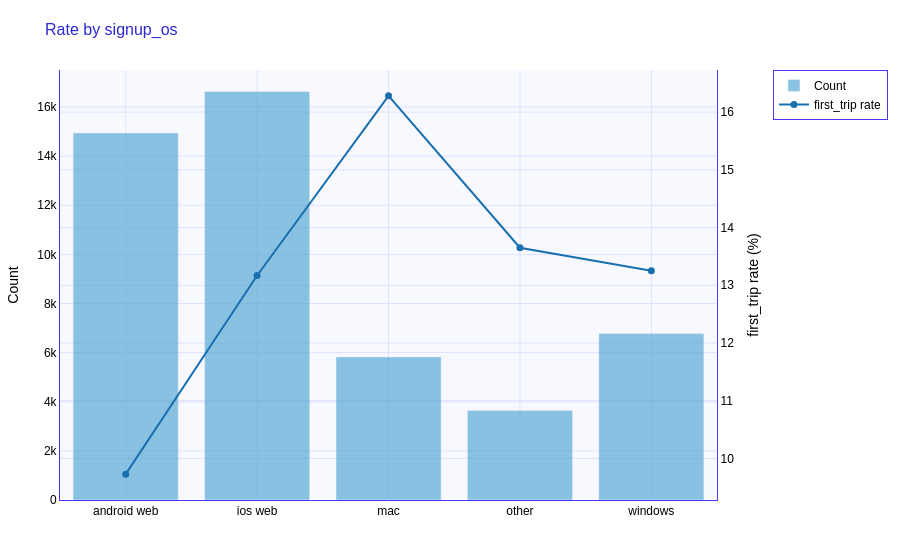
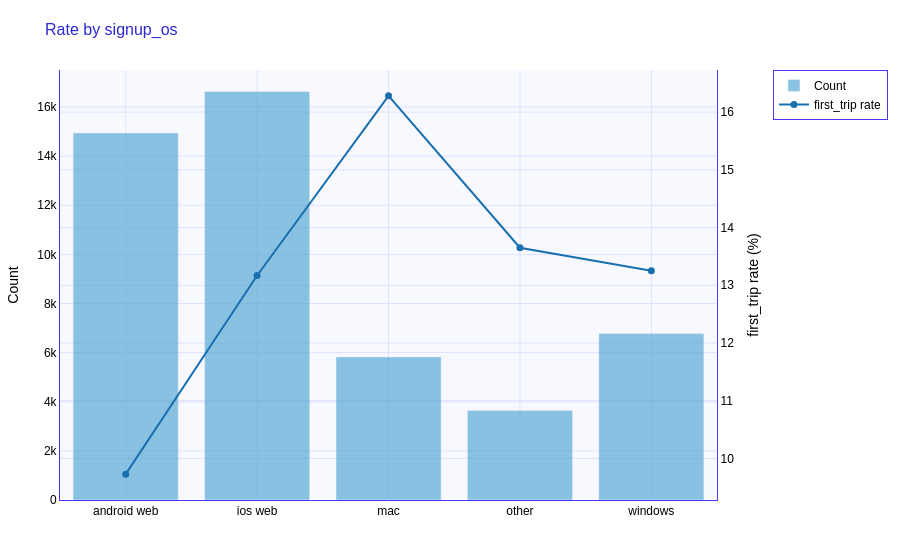

Notebook code for these charts, in order:
### Code cell
# Conversion rate by signup OS
g.rate_by('signup_os').plot()

### Figure 1 — Plotly figure (JSON) as saved in the notebook; plotly's stock layout.template omitted (floating-point values rounded to 4 significant figures)
{"data": [{"marker": {"color": "#5aaad5"}, "name": "Count", "opacity": 0.7, "type": "bar", "x": ["android web", "ios web", "mac", "other", "windows"], "xaxis": "x", "y": [14944, 16632, 5824, 3648, 6776], "yaxis": "y"}, {"line": {"color": "#1a6faf", "width": 2}, "marker": {"size": 7}, "mode": "lines+markers", "name": "first_trip rate", "text": ["9.7%", "13.2%", "16.3%", "13.7%", "13.2%"], "textposition": "top center", "type": "scatter", "x": ["android web", "ios web", "mac", "other", "windows"], "xaxis": "x", "y": [9.73, 13.17, 16.28, 13.65, 13.25], "yaxis": "y2"}], "layout": {"font": {"color": "black", "family": "Arial, sans-serif", "size": 12}, "legend": {"bgcolor": "white", "bordercolor": "#4934ff", "borderwidth": 1}, "margin": {"b": 60, "l": 60, "r": 30, "t": 70}, "paper_bgcolor": "white", "plot_bgcolor": "#f8f9ff", "title": {"font": {"color": "#2b28d3", "size": 16}, "text": "Rate by signup_os"}, "xaxis": {"anchor": "y", "domain": [0.0, 0.94], "gridcolor": "#e0e0ff", "linecolor": "#4934ff", "showline": true}, "yaxis": {"anchor": "x", "domain": [0.0, 1.0], "gridcolor": "#e0e0ff", "linecolor": "#4934ff", "showline": true, "title": {"text": "Count"}}, "yaxis2": {"anchor": "x", "gridcolor": "#e0e0ff", "linecolor": "#4934ff", "overlaying": "y", "showline": true, "side": "right", "title": {"text": "first_trip rate (%)"}}}}

### Figure 2 — Plotly figure (JSON) as saved in the notebook; plotly's stock layout.template omitted (floating-point values rounded to 4 significant figures)
{"data": [{"marker": {"color": "#5aaad5"}, "name": "Count", "opacity": 0.7, "type": "bar", "x": ["android web", "ios web", "mac", "other", "windows"], "xaxis": "x", "y": [14944, 16632, 5824, 3648, 6776], "yaxis": "y"}, {"line": {"color": "#1a6faf", "width": 2}, "marker": {"size": 7}, "mode": "lines+markers", "name": "first_trip rate", "text": ["9.7%", "13.2%", "16.3%", "13.7%", "13.2%"], "textposition": "top center", "type": "scatter", "x": ["android web", "ios web", "mac", "other", "windows"], "xaxis": "x", "y": [9.73, 13.17, 16.28, 13.65, 13.25], "yaxis": "y2"}], "layout": {"font": {"color": "black", "family": "Arial, sans-serif", "size": 12}, "legend": {"bgcolor": "white", "bordercolor": "#4934ff", "borderwidth": 1}, "margin": {"b": 60, "l": 60, "r": 30, "t": 70}, "paper_bgcolor": "white", "plot_bgcolor": "#f8f9ff", "title": {"font": {"color": "#2b28d3", "size": 16}, "text": "Rate by signup_os"}, "xaxis": {"anchor": "y", "domain": [0.0, 0.94], "gridcolor": "#e0e0ff", "linecolor": "#4934ff", "showline": true}, "yaxis": {"anchor": "x", "domain": [0.0, 1.0], "gridcolor": "#e0e0ff", "linecolor": "#4934ff", "showline": true, "title": {"text": "Count"}}, "yaxis2": {"anchor": "x", "gridcolor": "#e0e0ff", "linecolor": "#4934ff", "overlaying": "y", "showline": true, "side": "right", "title": {"text": "first_trip rate (%)"}}}}
